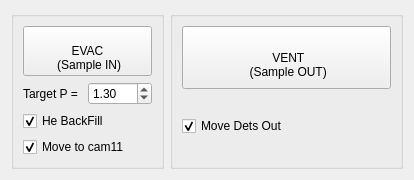
          <widget class="QWidget" name="tab_6">
           <attribute name="title">
            <string>Auto</string>
           </attribute>
           <layout class="QGridLayout" name="gridLayout_105">
            <item row="0" column="2" rowspan="2">
             <widget class="QGroupBox" name="groupBox_29">
              <property name="title">
               <string/>
              </property>
              <layout class="QGridLayout" name="gridLayout_103">
               <item row="1" column="0">
                <widget class="QCheckBox" name="cb_sample_ex_det_out">
                 <property name="sizePolicy">
                  <sizepolicy hsizetype="Minimum" vsizetype="Preferred">
                   <horstretch>0</horstretch>
                   <verstretch>0</verstretch>
                  </sizepolicy>
                 </property>
                 <property name="text">
                  <string>Move Dets Out</string>
                 </property>
                 <property name="checked">
                  <bool>true</bool>
                 </property>
                </widget>
               </item>
               <item row="0" column="0">
                <widget class="QPushButton" name="pb_start_vent">
                 <property name="enabled">
                  <bool>true</bool>
                 </property>
                 <property name="sizePolicy">
                  <sizepolicy hsizetype="Preferred" vsizetype="Preferred">
                   <horstretch>0</horstretch>
                   <verstretch>0</verstretch>
                  </sizepolicy>
                 </property>
                 <property name="toolTip">
                  <string>Status of all the motors and valves will be checked</string>
                 </property>
                 <property name="styleSheet">
                  <string notr="true"/>
                 </property>
                 <property name="text">
                  <string>       
 VENT   
                   (Sample OUT)                  </string>
                 </property>
                </widget>
               </item>
              </layout>
             </widget>
            </item>
            <item row="0" column="0" rowspan="2" colspan="2">
             <widget class="QGroupBox" name="groupBox_22">
              <property name="title">
               <string/>
              </property>
              <layout class="QGridLayout" name="gridLayout_88">
               <item row="1" column="0">
                <layout class="QGridLayout" name="gridLayout_68">
                 <item row="0" column="0">
                  <widget class="QLabel" name="label_71">
                   <property name="sizePolicy">
                    <sizepolicy hsizetype="Fixed" vsizetype="Preferred">
                     <horstretch>0</horstretch>
                     <verstretch>0</verstretch>
                    </sizepolicy>
                   </property>
                   <property name="text">
                    <string>Target P = </string>
                   </property>
                  </widget>
                 </item>
                 <item row="0" column="1">
                  <widget class="QDoubleSpinBox" name="dsb_target_p">
                   <property name="sizePolicy">
                    <sizepolicy hsizetype="Preferred" vsizetype="Fixed">
                     <horstretch>0</horstretch>
                     <verstretch>0</verstretch>
                    </sizepolicy>
                   </property>
                   <property name="minimum">
                    <double>0.100000000000000</double>
                   </property>
                   <property name="maximum">
                    <double>765.000000000000000</double>
                   </property>
                   <property name="singleStep">
                    <double>0.100000000000000</double>
                   </property>
                   <property name="value">
                    <double>1.300000000000000</double>
                   </property>
                  </widget>
                 </item>
                </layout>
               </item>
               <item row="3" column="0">
                <widget class="QCheckBox" name="cb_sample_ex_cam11_in">
                 <property name="text">
                  <string>Move to cam11</string>
                 </property>
                 <property name="checked">
                  <bool>true</bool>
                 </property>
                </widget>
               </item>
               <item row="0" column="0">
                <widget class="QPushButton" name="pb_start_pump">
                 <property name="enabled">
                  <bool>true</bool>
                 </property>
                 <property name="sizePolicy">
                  <sizepolicy hsizetype="Preferred" vsizetype="Preferred">
                   <horstretch>0</horstretch>
                   <verstretch>0</verstretch>
                  </sizepolicy>
                 </property>
                 <property name="toolTip">
                  <string>Starts the pumping protocol. Status of all the valves will be checked </string>
                 </property>
                 <property name="styleSheet">
                  <string notr="true"/>
                 </property>
                 <property name="text">
                  <string>     
EVAC   
 (Sample IN)</string>
                 </property>
                </widget>
               </item>
               <item row="2" column="0">
                <widget class="QCheckBox" name="cb_he_backfill_bool">
                 <property name="text">
                  <string>He BackFill</string>
                 </property>
                 <property name="checked">
                  <bool>true</bool>
                 </property>
                </widget>
               </item>
              </layout>
             </widget>
            </item>
           </layout>
          </widget>
